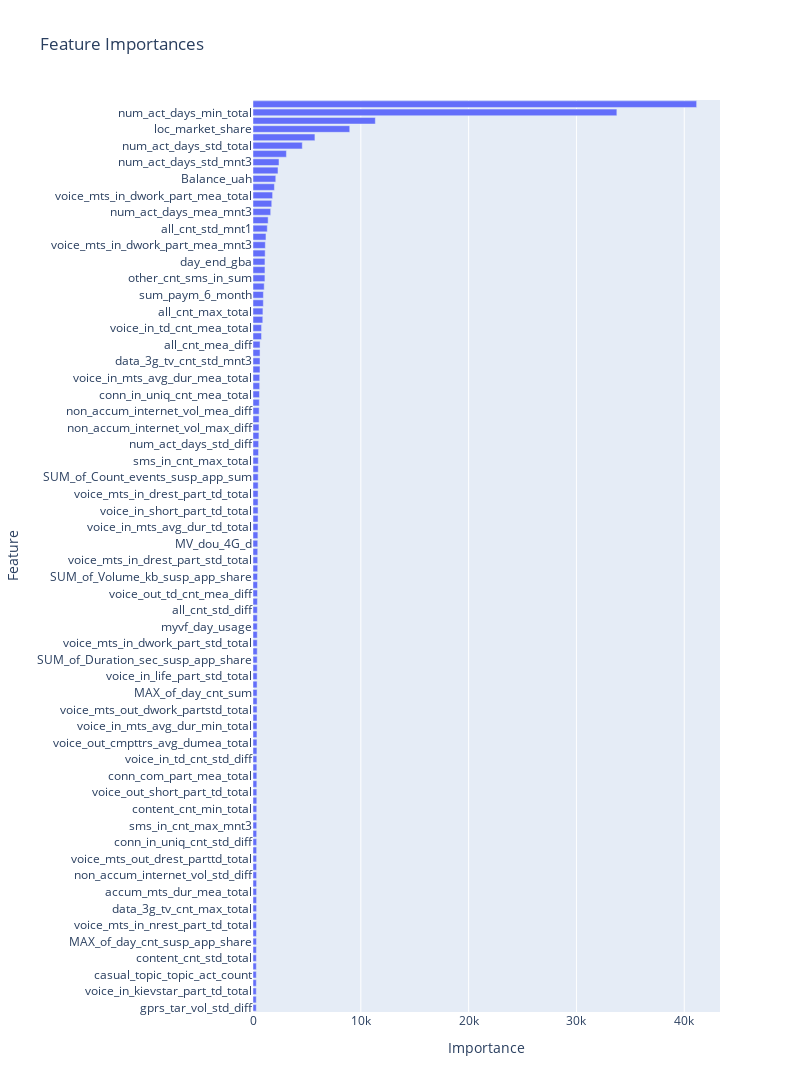

Here is the notebook cell this chart was saved with:
### Code cell
import plotly.express as px

fig = px.bar(feature_importances, x="Importance", y="Feature", title="Feature Importances")
fig.update_layout(yaxis={"categoryorder": "total ascending"}, width=800, height=1200)
fig.show()

### Figure 1 — Plotly figure (JSON) as saved in the notebook; plotly's stock layout.template omitted (floating-point values rounded to 4 significant figures)
{"data": [{"alignmentgroup": "True", "hovertemplate": "Importance=%{x}<br>Feature=%{y}<extra></extra>", "legendgroup": "", "marker": {"color": "#636efa", "pattern": {"shape": ""}}, "name": "", "offsetgroup": "", "orientation": "h", "showlegend": false, "textposition": "auto", "type": "bar", "x": [41150.0, 33750.0, 11350.0, 8972.0, 5744.0, 4570.0, 3099.0, 2411.0, 2317.0, 2112.0, 1986.0, 1818.0, 1739.0, 1641.0, 1404.0, 1324.0, 1203.0, 1143.0, 1128.0, 1109.0, 1109.0, 1106.0, 1040.0, 964.6, 958.6, 921.1, 907.1, 793.1, 791.0, 654.1, 652.8, 649.3, 647.2, 623.1, 618.4, 600.0, 586.4, 570.6, 562.2, 554.5, 549.6, 523.9, 513.4, 493.5, 487.4, 479.6, 477.7, 470.8, 469.3, 468.9, 467.4, 460.2, 452.1, 440.5, 438.6, 434.8, 433.9, 420.0, 418.9, 417.1, 410.6, 404.8, 400.7, 395.7, 394.7, 393.7, 393.0, 389.9, 388.2, 382.8, 378.5, 378.2, 378.2, 376.1, 373.8, 371.8, 366.1, 365.9, 364.2, 356.3, 356.0, 355.4, 355.4, 353.7, 351.5, 346.9, 344.6, 343.5, 340.9, 340.0, 336.7, 335.4, 332.8, 332.7, 332.7, 332.4, 331.9, 331.0, 327.8, 326.9, 324.8, 320.8, 315.6, 312.1, 309.6, 307.0, 306.8, 303.6, 303.6, 303.6], "xaxis": "x", "y": ["device_days_usage", "num_act_days_min_total", "num_act_days_mea_total", "loc_market_share", "num_act_days_min_mnt3", "num_act_days_std_total", "lt", "num_act_days_std_mnt3", "num_act_days_mea_mnt1", "Balance_uah", "days_of_last_ppm", "voice_mts_in_dwork_part_mea_total", "days_of_end_last_ppm", "num_act_days_mea_mnt3", "loc_is_obl_center", "all_cnt_std_mnt1", "imei_mean_days_usage", "voice_mts_in_dwork_part_mea_mnt3", "all_cnt_std_total", "day_end_gba", "content_cnt_mea_mnt3", "other_cnt_sms_in_sum", "sms_in_cnt_std_total", "sum_paym_6_month", "all_cnt_std_mnt3", "all_cnt_max_total", "MAX_of_day_cnt_susp_app_sum", "voice_in_td_cnt_mea_total", "voice_in_tar_dur_min_total", "all_cnt_mea_diff", "content_cnt_mea_total", "data_3g_tv_cnt_std_mnt3", "voice_mts_in_drest_part_mea_total", "voice_in_mts_avg_dur_mea_total", "sms_in_cnt_mea_total", "conn_in_uniq_cnt_mea_total", "conn_in_uniq_cnt_std_total", "non_accum_internet_vol_mea_diff", "content_cnt_mea_diff", "non_accum_internet_vol_max_diff", "ks_num_part_mea_total", "num_act_days_std_diff", "voice_in_td_cnt_td_mnt3", "sms_in_cnt_max_total", "casual_topic_cnt_sms_in_sum", "SUM_of_Count_events_susp_app_sum", "voice_in_tar_dur_td_total", "voice_mts_in_drest_part_td_total", "voice_mts_in_dwork_part_std_diff", "voice_in_short_part_td_total", "content_cnt_std_diff", "voice_in_mts_avg_dur_td_total", "conn_com_part_td_total", "MV_dou_4G_d", "voice_in_kievstar_part_mea_total", "voice_mts_in_drest_part_std_total", "conn_out_uniq_cnt_min_total", "SUM_of_Volume_kb_susp_app_share", "conn_in_uniq_cnt_td_mnt3", "voice_out_td_cnt_mea_diff", "data_3g_tv_cnt_td_total", "all_cnt_std_diff", "voice_mts_out_dwork_partmea_mnt3", "myvf_day_usage", "voice_mts_in_dwork_part_max_total", "voice_mts_in_dwork_part_std_total", "data_3g_tv_cnt_std_total", "SUM_of_Duration_sec_susp_app_share", "conn_out_uniq_cnt_mea_total", "voice_in_life_part_std_total", "sms_in_cnt_td_total", "MAX_of_day_cnt_sum", "voice_in_life_part_td_total", "voice_mts_out_dwork_partstd_total", "voice_in_life_part_mea_total", "voice_in_mts_avg_dur_min_total", "voice_out_tar_dur_min_mnt3", "voice_out_cmpttrs_avg_dumea_total", "content_cnt_td_total", "voice_in_td_cnt_std_diff", "voice_in_cmpttrs_avg_durmea_total", "conn_com_part_mea_total", "com_num_part_td_total", "voice_out_short_part_td_total", "voice_in_tar_dur_std_diff", "content_cnt_min_total", "num_act_days_td_total", "sms_in_cnt_max_mnt3", "gprs_tar_vol_td_total", "conn_in_uniq_cnt_std_diff", "voice_in_mts_avg_dur_max_total", "voice_mts_out_drest_parttd_total", "voice_out_tar_dur_mea_diff", "non_accum_internet_vol_std_diff", "bank_companies_cnt_sms_in_sum_share", "accum_mts_dur_mea_total", "voice_in_td_cnt_max_diff", "data_3g_tv_cnt_max_total", "ks_num_part_std_mnt3", "voice_mts_in_nrest_part_td_total", "non_accum_internet_vol_min_total", "MAX_of_day_cnt_susp_app_share", "voice_mts_in_dwork_part_td_total", "content_cnt_std_total", "ks_num_part_std_diff", "casual_topic_topic_act_count", "voice_in_mts_avg_dur_std_total", "voice_in_kievstar_part_td_total", "voice_mts_in_drest_part_max_total", "gprs_tar_vol_std_diff"], "yaxis": "y"}], "layout": {"barmode": "relative", "height": 1200, "legend": {"tracegroupgap": 0}, "title": {"text": "Feature Importances"}, "width": 800, "xaxis": {"anchor": "y", "domain": [0, 1], "title": {"text": "Importance"}}, "yaxis": {"anchor": "x", "categoryorder": "total ascending", "domain": [0, 1], "title": {"text": "Feature"}}}}
